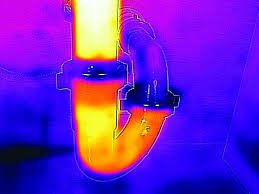
#> input picture code/lego.jpg, 259 x 194 px
$ python termo3.py
#> lines starting #> are read from the running program, lines starting #| are printed output that depends on the picture; after the words box and inside, x2 and y2 are one past the last pixel; in counts of white or black regions, pixels touching at a corner belong together
import cv2
import numpy as np

imagem = cv2.imread('lego.jpg', 1)
#> imagem is the input picture: shape (194, 259, 3); mean B, G, R 197.9, 35.5, 107
imagemHSV = cv2.cvtColor(imagem, cv2.COLOR_BGR2HSV)
#> imagemHSV: shape (194, 259, 3); mean H, S, V 113, 237.8, 230.1
total = imagem.shape[1] * imagem.shape[0]
#> total = 50246
#| Total: 50246
#| Canais: 3

#VERMELHO
def vermelho(total):
#> called with total = 50246
    lowVermelho = np.array([0,128,51])
    upVermelho = np.array([7, 255, 255])

    lowVermelho2 = np.array([173,128,51])
    upVermelho2 = np.array([179, 255, 255])

    maskVermelho =  cv2.inRange(imagemHSV, lowVermelho, upVermelho)
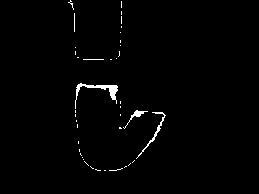
#> maskVermelho: shape (194, 259); 1.2% white; 40 white regions (36 under 20 px), largest, box (x1, y1, x2, y2) and area: (75, 83, 118, 109) 240, (136, 112, 166, 159) 123, (123, 110, 148, 129) 76, (83, 59, 104, 60) 21
    maskVermelho2 =  cv2.inRange(imagemHSV, lowVermelho2, upVermelho2)
#> maskVermelho2: shape (194, 259); 0.55% white in thin lines or dots, all inside (x1, y1, x2, y2) = (67, 0, 167, 172)
    outputVermelho= cv2.bitwise_and(imagemHSV, imagem, mask = maskVermelho + maskVermelho2)
#> outputVermelho: shape (194, 259, 3); mean H, S, V 0.1, 0.5, 4.2

    preto = 0
    for y in range(0, outputVermelho.shape[0], 1):
        for x in range(0, outputVermelho.shape[1], 1):
            (h, s, v) = outputVermelho[y, x]
            if (v==0):
                preto = preto + 1
#> after the loop, preto = 49357

    vermelho = total - preto
#> vermelho = 889
    return vermelho


# LARANJA
def laranja(total):
#> called with total = 50246
    lowLaranja = np.array([8, 128, 51])
    upLaranja = np.array([25, 255, 255])

    maskLaranja = cv2.inRange(imagemHSV, lowLaranja, upLaranja)
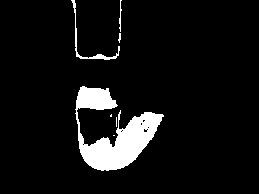
#> maskLaranja: shape (194, 259); 7.2% white; 7 white regions (4 under 20 px), largest, box (x1, y1, x2, y2) and area: (75, 86, 164, 171) 3292, (71, 0, 120, 60) 241, (119, 0, 122, 32) 43
    outputLaranja = cv2.bitwise_and(imagemHSV, imagem, mask=maskLaranja)
#> outputLaranja: shape (194, 259, 3); mean H, S, V 0.2, 9.6, 17.8

    preto = 0
    for y in range(0, outputLaranja.shape[0], 1):
        for x in range(0, outputLaranja.shape[1], 1):
            (h, s, v) = outputLaranja[y, x]
            if (v == 0):
                preto = preto + 1
#> after the loop, preto = 46634

    laranja = total - preto
#> laranja = 3612
    return laranja

#AMARELO
def amarelo(total):
#> called with total = 50246
    lowAmarelo = np.array([26,128,51])
    upAmarelo = np.array([30,255,255])

    maskAmarelo =  cv2.inRange(imagemHSV, lowAmarelo, upAmarelo)
#> maskAmarelo: shape (194, 259); 2% white; 22 white regions (18 under 20 px), largest, box (x1, y1, x2, y2) and area: (77, 104, 119, 147) 720, (75, 0, 80, 55) 74, (90, 47, 114, 57) 68, (114, 16, 120, 33) 42
    outputAmarelo= cv2.bitwise_and(imagem, imagemHSV, mask = maskAmarelo)

    preto = 0
    for y in range(0, outputAmarelo.shape[0], 1):
        for x in range(0, outputAmarelo.shape[1], 1):
            (h, s, v) = outputAmarelo[y, x]
            if (v==0):
                preto = preto + 1
#> after the loop, preto = 49238

    amarelo = total - preto
#> amarelo = 1008
    print('Amarelo: ', amarelo)
#| Amarelo:  1008
    cv2.imshow("Amarelo", np.hstack([imagem, outputAmarelo]))

#VERDE
def verde(total):
#> called with total = 50246
    lowVerde = np.array([31,128,51])
    upVerde = np.array([83,255,255])

    maskVerde =  cv2.inRange(imagemHSV, lowVerde, upVerde)
#> maskVerde: shape (194, 259); 2.2% white; 12 white regions (10 under 20 px), largest, box (x1, y1, x2, y2) and area: (78, 0, 120, 57) 586, (83, 112, 108, 140) 469
    outputVerde= cv2.bitwise_and(imagem, imagemHSV, mask = maskVerde)

    preto = 0
    for y in range(0, outputVerde.shape[0], 1):
        for x in range(0, outputVerde.shape[1], 1):
            (h, s, v) = outputVerde[y, x]
            if (v==0):
                preto = preto + 1
#> after the loop, preto = 49144

    verde = total - preto
#> verde = 1102
    print('Verde ', verde)
#| Verde  1102
    cv2.imshow("Verde", np.hstack([imagem, outputVerde]))

#CIANO
def ciano(total):
#> called with total = 50246
    lowCiano = np.array([84,128,51])
    upCiano = np.array([98,255,255])

    maskCiano =  cv2.inRange(imagemHSV, lowCiano, upCiano)
#> maskCiano: shape (194, 259); every value is 0
    outputCiano= cv2.bitwise_and(imagem, imagemHSV, mask = maskCiano)
#> outputCiano: shape (194, 259, 3); every value is 0

    preto = 0
    for y in range(0, outputCiano.shape[0], 1):
        for x in range(0, outputCiano.shape[1], 1):
            (h, s, v) = outputCiano[y, x]
            if (v==0):
                preto = preto + 1
#> after the loop, preto = 50246

    ciano = total - preto
#> ciano = 0
    print('Ciano: ', ciano)
#| Ciano:  0
    cv2.imshow("Ciano", np.hstack([imagem, outputCiano]))

#AZUL
def azul(total):
#> called with total = 50246
    lowAzul = np.array([99,128,51])
    upAzul = np.array([128,255,255])

    maskAzul =  cv2.inRange(imagemHSV, lowAzul, upAzul)
#> maskAzul: shape (194, 259); 43.8% white; 18 white regions (15 under 20 px), largest, box (x1, y1, x2, y2) and area: (0, 31, 259, 194) 21118, (67, 61, 130, 80) 751, (239, 51, 248, 66) 98
    outputAzul = cv2.bitwise_and(imagem, imagemHSV, mask = maskAzul)
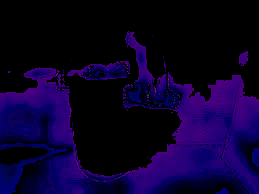
#> outputAzul: shape (194, 259, 3); mean B, G, R 42.1, 0.2, 11.3

    preto = 0
    for y in range(0, outputAzul.shape[0], 1):
        for x in range(0, outputAzul.shape[1], 1):
            (h, s, v) = outputAzul[y, x]
            if (v==0):
                preto = preto + 1
#> after the loop, preto = 32923

    azul = total - preto
#> azul = 17323
    print('Azul ', azul)
#| Azul  17323
    cv2.imshow("Azul", np.hstack([imagem, outputAzul]))

#VIOLETA
def violeta(total):
#> called with total = 50246
    lowVioleta = np.array([129,128,51])
    upVioleta = np.array([143,255,255])

    maskVioleta =  cv2.inRange(imagemHSV, lowVioleta, upVioleta)
#> maskVioleta: shape (194, 259); 32.4% white; 16 white regions (14 under 20 px), largest, box (x1, y1, x2, y2) and area: (0, 0, 259, 176) 16212, (46, 76, 58, 86) 49
    outputVioleta = cv2.bitwise_and(imagem, imagemHSV, mask = maskVioleta)
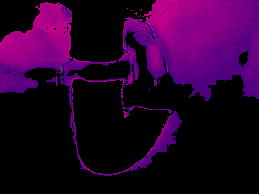
#> outputVioleta: shape (194, 259, 3); mean B, G, R 43, 0.1, 40.1

    preto = 0
    for y in range(0, outputVioleta.shape[0], 1):
        for x in range(0, outputVioleta.shape[1], 1):
            (h, s, v) = outputVioleta[y, x]
            if (v==0):
                preto = preto + 1
#> after the loop, preto = 33973

    violeta = total - preto
#> violeta = 16273
    print('Violeta: ', violeta)
#| Violeta:  16273
    cv2.imshow('Violeta', np.hstack([imagem, outputVioleta]))

#MAGENTA
def magenta(total):
#> called with total = 50246
    lowMagenta = np.array([144,128,51])
    upMagenta = np.array([172,255,255])

    maskMagenta =  cv2.inRange(imagemHSV, lowMagenta, upMagenta)
#> maskMagenta: shape (194, 259); 5.8% white; 24 white regions (16 under 20 px), largest, box (x1, y1, x2, y2) and area: (0, 0, 71, 42) 1318, (121, 0, 156, 49) 584, (72, 79, 155, 174) 477
    outputMagenta = cv2.bitwise_and(imagem, imagemHSV, mask = maskMagenta)
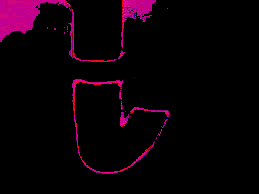
#> outputMagenta: shape (194, 259, 3); mean B, G, R 7.2, 0.2, 11.4

    preto = 0
    for y in range(0, outputMagenta.shape[0], 1):
        for x in range(0, outputMagenta.shape[1], 1):
            (h, s, v) = outputMagenta[y, x]
            if (v==0):
                preto = preto + 1
#> after the loop, preto = 47341

    magenta = total - preto
#> magenta = 2905
    print('Magenta: ', magenta)
#| Magenta:  2905
    cv2.imshow('Magenta', np.hstack([imagem, outputMagenta]))

#BRANCO
def branco(total):
#> called with total = 50246
    lowBranco = np.array([0,0,204])
    upBranco = np.array([179,127,255])

    maskBranco =  cv2.inRange(imagemHSV, lowBranco, upBranco)
#> maskBranco: shape (194, 259); 3.4% white; 66 white regions (64 under 20 px), largest, box (x1, y1, x2, y2) and area: (77, 0, 116, 48) 1515, (118, 89, 121, 109) 23
    outputBranco = cv2.bitwise_and(imagem, imagemHSV, mask = maskBranco)
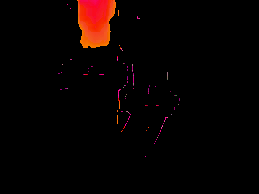
#> outputBranco: shape (194, 259, 3); mean B, G, R 1.1, 2, 8.2

    preto = 0
    for y in range(0, outputBranco.shape[0], 1):
        for x in range(0, outputBranco.shape[1], 1):
            (h, s, v) = outputBranco[y, x]
            if (v==0):
                preto = preto + 1
#> after the loop, preto = 48530

    branco = total - preto
#> branco = 1716
    print('Branco: ', branco)
#| Branco:  1716
    cv2.imshow("Branco", np.hstack([imagem, outputBranco]))
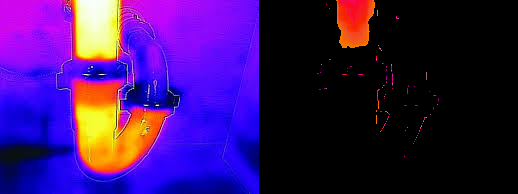
#> window 'Branco': shape (194, 518, 3); mean B, G, R 99.5, 18.7, 57.6

print("Total: {}" .format(imagem.shape[1] * imagem.shape[0]))

print("Canais: {}".format(imagem.shape[2]))

#Chamando func:
vermelho(total)
laranja(total)
amarelo(total)
verde(total)
ciano(total)
azul(total)
violeta(total)
magenta(total)
branco(total)

cv2.waitKey(0)

cv2.destroyAllWindows()
